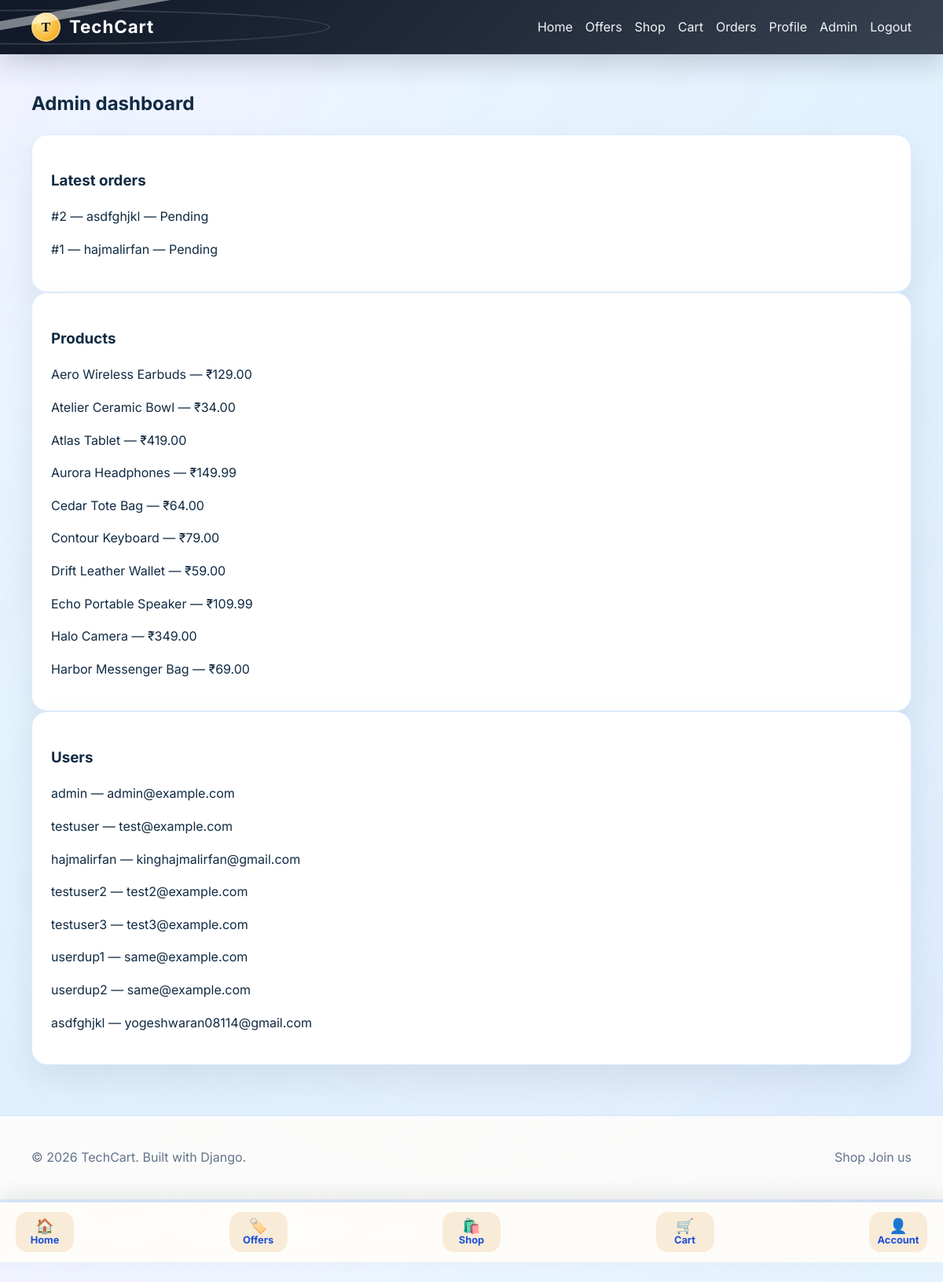
/admin-dashboard/ (signed in), run on the app's committed database.
### store/models.py (models this page shows, shortened)
class Order(models.Model):
    STATUS_CHOICES = [
        ('Pending', 'Pending'),
        ('Processing', 'Processing'),
        ('Shipped', 'Shipped'),
        ('Delivered', 'Delivered'),
    ]
    user = models.ForeignKey(settings.AUTH_USER_MODEL, related_name='orders', on_delete=models.CASCADE)
    first_name = models.CharField(max_length=100)
    last_name = models.CharField(max_length=100)
    email = models.EmailField()
    address = models.CharField(max_length=255)
    city = models.CharField(max_length=100)
    postal_code = models.CharField(max_length=20)
    created_at = models.DateTimeField(auto_now_add=True)
    status = models.CharField(max_length=20, choices=STATUS_CHOICES, default='Pending')

class Product(models.Model):
    category = models.ForeignKey(Category, related_name='products', on_delete=models.CASCADE)
    name = models.CharField(max_length=200)
    slug = models.SlugField(unique=True)
    description = models.TextField()
    price = models.DecimalField(max_digits=10, decimal_places=2)
    stock = models.PositiveIntegerField(default=0)
    image = models.ImageField(upload_to='products/', blank=True, null=True)
    image_url = models.URLField(blank=True, null=True, max_length=500)
    is_featured = models.BooleanField(default=False)
    created_at = models.DateTimeField(auto_now_add=True)
    class Meta:
        ordering = ('name',)

### store/views.py (the view)
# urls.py: path('admin-dashboard/', views.admin_dashboard, name='admin_dashboard'),
@login_required(login_url='login')
def admin_dashboard(request):
    if not request.user.is_staff:
        messages.error(request, 'You do not have permission to access this page.')
        return redirect('home')
    orders = Order.objects.all().order_by('-created_at')[:10]
    products = Product.objects.all()[:10]
    users = User.objects.all()[:10]
    return render(request, 'store/admin_dashboard.html', {
        'orders': orders,
        'products': products,
        'users': users,
    })

### templates/store/admin_dashboard.html
{% extends 'base.html' %}
{% block content %}
<section class="section">
    <h2>Admin dashboard</h2>
    <div class="summary-card">
        <h3>Latest orders</h3>
        {% for order in orders %}
            <p>#{{ order.id }} — {{ order.user }} — {{ order.status }}</p>
        {% empty %}
            <p>No orders yet.</p>
        {% endfor %}
    </div>
    <div class="summary-card">
        <h3>Products</h3>
        {% for product in products %}
            <p>{{ product.name }} — ₹{{ product.price }}</p>
        {% empty %}
            <p>No products yet.</p>
        {% endfor %}
    </div>
    <div class="summary-card">
        <h3>Users</h3>
        {% for user in users %}
            <p>{{ user.username }} — {{ user.email }}</p>
        {% empty %}
            <p>No users yet.</p>
        {% endfor %}
    </div>
</section>
{% endblock %}

### templates/base.html (shortened to what this page needs)
<!DOCTYPE html>
<html lang="en">
<head>
    {% load static %}
    <link rel="stylesheet" href="{% static 'css/style.css' %}">
</head>
<body>
    <header class="topbar">
        <div class="container nav-wrap">
            <a class="brand" href="{% url 'home' %}">
                <span class="brand-logo" aria-hidden="true">T</span>
                TechCart
            </a>
            <nav class="nav-links">
                <a href="{% url 'home' %}">Home</a>
                <a href="{% url 'offers' %}">Offers</a>
                <a href="{% url 'product_list' %}">Shop</a>
                {% if user.is_authenticated %}
                    <a href="{% url 'cart' %}">Cart</a>
                    <a href="{% url 'order_history' %}">Orders</a>
                    <a href="{% url 'profile' %}">Profile</a>
                    {% if user.is_staff %}
                        <a href="{% url 'admin_dashboard' %}">Admin</a>
                    {% endif %}
                    <a href="{% url 'logout' %}">Logout</a>
                {% else %}
                    <a href="{% url 'login' %}">Login</a>
                    <a href="{% url 'register' %}">Register</a>
                {% endif %}
            </nav>
        </div>
    </header>
    <main class="container main-content">
        {% block content %}{% endblock %}
    </main>
    <nav class="bottom-nav" aria-label="Bottom navigation">
        <a href="{% url 'home' %}" class="bottom-nav-link" title="Home">
            <span class="bottom-nav-icon">🏠</span>
            <span class="bottom-nav-label">Home</span>
        </a>
        <a href="{% url 'offers' %}" class="bottom-nav-link" title="Offers">
            <span class="bottom-nav-icon">🏷️</span>
            <span class="bottom-nav-label">Offers</span>
        </a>
        <a href="{% url 'product_list' %}" class="bottom-nav-link" title="Shop">
            <span class="bottom-nav-icon">🛍️</span>
            <span class="bottom-nav-label">Shop</span>
        </a>
        {% if user.is_authenticated %}
            <a href="{% url 'cart' %}" class="bottom-nav-link" title="Cart">
                <span class="bottom-nav-icon">🛒</span>
                <span class="bottom-nav-label">Cart</span>
            </a>
            <a href="{% url 'profile' %}" class="bottom-nav-link" title="Account">
                <span class="bottom-nav-icon">👤</span>
                <span class="bottom-nav-label">Account</span>
            </a>
        {% else %}
            <a href="{% url 'login' %}" class="bottom-nav-link" title="Account">
                <span class="bottom-nav-icon">👤</span>
                <span class="bottom-nav-label">Account</span>
            </a>
        {% endif %}
    </nav>
    <footer class="footer">
        <div class="container footer-content">
            <p>© 2026 TechCart. Built with Django.</p>
            <div>
                <a href="{% url 'product_list' %}">Shop</a>
                <a href="{% url 'register' %}">Join us</a>
            </div>
        </div>
    </footer>
</body>
</html>

### static/css/style.css (style rules this page uses)
:root { --bg: #eff6ff; --surface: #ffffff; --text: #102a43; --muted: #64748b; --primary: #1d4ed8; --primary-dark: #0f172a; --secondary: #0ea5e9; --accent: #7c3aed; --danger: #ef4444; --border: #dbeafe; }
* { box-sizing: border-box; }
body { margin: 0; font-family: 'Inter', sans-serif; min-height: 100vh; color: var(--text); line-height: 1.6; padding-bottom: 5rem; background: radial-gradient(circle at top left, rgba(239,242,255,.95), transparent 30%), linear-gradient(145deg, #eff6ff 0%, #e0f2fe 42%, #dbeafe 100%); overflow-x: hidden; position: relative; perspective: 1200px; }
body::before { content: ''; position: fixed; inset: 0; z-index: -1; background: radial-gradient(circle at 20% 25%, rgba(255,255,255,.28), transparent 18%), radial-gradient(circle at 78% 12%, rgba(255,255,255,.20), transparent 16%), linear-gradient(120deg, rgba(255,255,255,.08), rgba(255,255,255,0) 45%, rgba(255,255,255,.08)); background-size: 260% 260%, 190% 190%, 230% 230%; opacity: .88; transform: translateZ(-40px) scale(1.05); animation: classicGlow 24s ease-in-out infinite alternate; pointer-events: none; }
body::after { content: ''; position: fixed; inset: 0; z-index: -2; background: radial-gradient(circle at 35% 20%, rgba(255,255,255,.12), transparent 14%), radial-gradient(circle at 70% 80%, rgba(255,255,255,.08), transparent 12%), radial-gradient(circle at 20% 70%, rgba(255,255,255,.06), transparent 12%); opacity: .95; filter: blur(1.5px); transform: translateZ(-80px) scale(1.1); pointer-events: none; }
a { color: inherit; text-decoration: none; }
.container { width: min(1120px, calc(100% - 2rem)); margin: 0 auto; }
.bottom-nav { position: fixed; left: 0; right: 0; bottom: 0; z-index: 20; display: flex; justify-content: space-between; align-items: center; gap: 1.25rem; padding: .8rem 1.25rem calc(.8rem + env(safe-area-inset-bottom)); background: rgba(255, 253, 249, .95); backdrop-filter: blur(10px); border-top: 1px solid var(--border); box-shadow: 0 -10px 24px rgba(15, 23, 42, .08); }
.bottom-nav-link { display: inline-flex; flex-direction: column; align-items: center; justify-content: center; gap: .2rem; min-width: 74px; padding: .5rem .4rem; border-radius: .95rem; background: #f8ebd8; color: var(--primary); font-size: .8rem; font-weight: 700; transition: transform .2s ease, background .2s ease, color .2s ease; }
.bottom-nav-icon { display: inline-block; line-height: 1; font-size: 1.15rem; }
.bottom-nav-label { line-height: 1; }
.topbar { background: linear-gradient(135deg, #111827, #1f2937 45%, #374151 100%); color: white; padding: 1rem 0; position: sticky; top: 0; z-index: 10; box-shadow: 0 12px 34px rgba(15, 23, 42, .18); }
.nav-wrap { display: flex; justify-content: space-between; align-items: center; gap: 1rem; }
.brand { font-size: 1.4rem; font-weight: 700; letter-spacing: 0.04em; display: inline-flex; align-items: center; gap: .7rem; }
.brand-logo { width: 2.3rem; height: 2.3rem; display: inline-flex; align-items: center; justify-content: center; border-radius: 50%; background: radial-gradient(circle at 30% 30%, #fde68a, #f59e0b); color: #111827; font-size: 1.1rem; font-weight: 900; font-family: 'Georgia', serif; letter-spacing: 0; box-shadow: inset 0 0 0 1px rgba(255,255,255,.24), 0 12px 24px rgba(17,24,39,.14); text-shadow: 0 1px 3px rgba(255,255,255,.28); border: 1px solid rgba(255,255,255,.4); }
.brand-logo::before { content: ''; position: absolute; width: 70%; height: 16%; top: 24%; background: rgba(255,255,255,.45); border-radius: 999px; transform: rotate(-10deg); }
.brand-logo::after { content: ''; position: absolute; width: 60%; height: 60%; border: 2px solid rgba(255,255,255,.45); border-radius: 50%; opacity: .3; }
.nav-links { display: flex; gap: 1rem; flex-wrap: wrap; }
.nav-links a { opacity: .95; }
.hero-card, .summary-card, .form-card, .card, .offers-card { background: var(--surface); border: 1px solid var(--border); border-radius: 1.25rem; box-shadow: 0 18px 40px rgba(15, 23, 42, .08); transform: perspective(1000px) rotateX(0deg) rotateY(0deg); transition: transform .25s ease, box-shadow .25s ease; transform-style: preserve-3d; will-change: transform; }
.section { padding: 1.5rem 0 2rem; }
.footer { margin-top: 2rem; padding: 1.5rem 0; background: rgba(255,253,249,.85); border-top: 1px solid var(--border); }
.footer-content { display: flex; justify-content: space-between; align-items: center; gap: 1rem; color: var(--muted); }
.form-card, .summary-card { padding: 1.5rem; }

### data on the page
Order: id "2", user "asdfghjkl", status "Pending"
Order: id "1", user "hajmalirfan", status "Pending"
Product: name "Aero Wireless Earbuds", price "129.00"
Product: name "Atelier Ceramic Bowl", price "34.00"
Product: name "Atlas Tablet", price "419.00"
Product: name "Aurora Headphones", price "149.99"
Product: name "Cedar Tote Bag", price "64.00"
Product: name "Contour Keyboard", price "79.00"
Product: name "Drift Leather Wallet", price "59.00"
Product: name "Echo Portable Speaker", price "109.99"
Product: name "Halo Camera", price "349.00"
Product: name "Harbor Messenger Bag", price "69.00"

### other printed values
{{ user.username }} "admin"
{{ user.email }} "admin@example.com"
{{ user.username }} "testuser"
{{ user.email }} "test@example.com"
{{ user.username }} "hajmalirfan"
{{ user.email }} "kinghajmalirfan@gmail.com"
{{ user.username }} "testuser2"
{{ user.email }} "test2@example.com"
{{ user.username }} "testuser3"
{{ user.email }} "test3@example.com"
{{ user.username }} "userdup1"
{{ user.email }} "same@example.com"
{{ user.username }} "userdup2"
{{ user.username }} "asdfghjkl"
{{ user.email }} "yogeshwaran08114@gmail.com"
